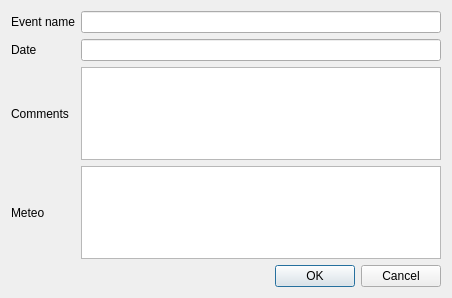
<?xml version="1.0" encoding="UTF-8"?>
<ui version="4.0">
 <class>Dialog</class>
 <widget class="QDialog" name="Dialog">
  <property name="geometry">
   <rect>
    <x>0</x>
    <y>0</y>
    <width>452</width>
    <height>298</height>
   </rect>
  </property>
  <property name="windowTitle">
   <string>Session info</string>
  </property>
  <layout class="QVBoxLayout" name="verticalLayout">
   <item>
    <layout class="QGridLayout" name="gridLayout_2">
     <item row="3" column="0">
      <widget class="QLabel" name="label_5">
       <property name="text">
        <string>Meteo</string>
       </property>
      </widget>
     </item>
     <item row="2" column="0">
      <widget class="QLabel" name="label">
       <property name="text">
        <string>Comments</string>
       </property>
      </widget>
     </item>
     <item row="2" column="1">
      <widget class="QPlainTextEdit" name="plainTextEdit_comments"/>
     </item>
     <item row="1" column="1">
      <widget class="QLineEdit" name="lineEdit_date"/>
     </item>
     <item row="0" column="0">
      <widget class="QLabel" name="label_2">
       <property name="text">
        <string>Event name</string>
       </property>
      </widget>
     </item>
     <item row="1" column="0">
      <widget class="QLabel" name="label_3">
       <property name="text">
        <string>Date</string>
       </property>
      </widget>
     </item>
     <item row="0" column="1">
      <widget class="QLineEdit" name="lineEdit_name"/>
     </item>
     <item row="3" column="1">
      <widget class="QPlainTextEdit" name="plainTextEdit_weather"/>
     </item>
    </layout>
   </item>
   <item>
    <widget class="QDialogButtonBox" name="buttonBox">
     <property name="orientation">
      <enum>Qt::Horizontal</enum>
     </property>
     <property name="standardButtons">
      <set>QDialogButtonBox::Cancel|QDialogButtonBox::Ok</set>
     </property>
    </widget>
   </item>
  </layout>
 </widget>
 <tabstops>
  <tabstop>lineEdit_name</tabstop>
  <tabstop>lineEdit_date</tabstop>
  <tabstop>plainTextEdit_comments</tabstop>
  <tabstop>plainTextEdit_weather</tabstop>
 </tabstops>
 <resources/>
 <connections>
  <connection>
   <sender>buttonBox</sender>
   <signal>accepted()</signal>
   <receiver>Dialog</receiver>
   <slot>accept()</slot>
   <hints>
    <hint type="sourcelabel">
     <x>248</x>
     <y>254</y>
    </hint>
    <hint type="destinationlabel">
     <x>157</x>
     <y>274</y>
    </hint>
   </hints>
  </connection>
  <connection>
   <sender>buttonBox</sender>
   <signal>rejected()</signal>
   <receiver>Dialog</receiver>
   <slot>reject()</slot>
   <hints>
    <hint type="sourcelabel">
     <x>316</x>
     <y>260</y>
    </hint>
    <hint type="destinationlabel">
     <x>286</x>
     <y>274</y>
    </hint>
   </hints>
  </connection>
 </connections>
</ui>
